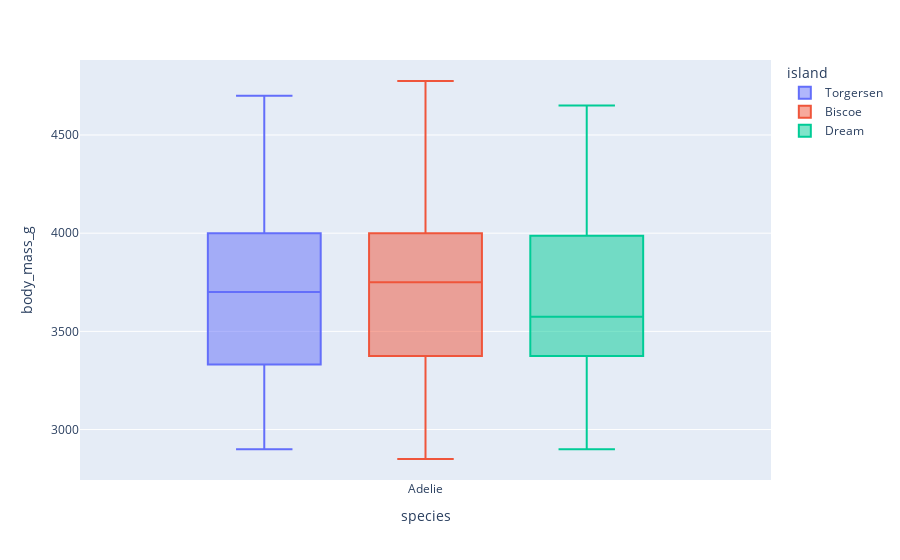

The cell this chart's notebook holds for it:
### Code cell
fig = px.box(df[df['species']=='Adelie'], x='species',y='body_mass_g', color='island')
fig.show()

### Figure 1 — Plotly figure (JSON) as saved in the notebook; plotly's stock layout.template omitted (floating-point values rounded to 4 significant figures)
{"data": [{"alignmentgroup": "True", "hovertemplate": "island=Torgersen<br>species=%{x}<br>body_mass_g=%{y}<extra></extra>", "legendgroup": "Torgersen", "marker": {"color": "#636efa"}, "name": "Torgersen", "notched": false, "offsetgroup": "Torgersen", "orientation": "v", "showlegend": true, "type": "box", "x": ["Adelie", "Adelie", "Adelie", "Adelie", "Adelie", "Adelie", "Adelie", "Adelie", "Adelie", "Adelie", "Adelie", "Adelie", "Adelie", "Adelie", "Adelie", "Adelie", "Adelie", "Adelie", "Adelie", "Adelie", "Adelie", "Adelie", "Adelie", "Adelie", "Adelie", "Adelie", "Adelie", "Adelie", "Adelie", "Adelie", "Adelie", "Adelie", "Adelie", "Adelie", "Adelie", "Adelie", "Adelie", "Adelie", "Adelie", "Adelie", "Adelie", "Adelie", "Adelie", "Adelie", "Adelie", "Adelie", "Adelie", "Adelie", "Adelie", "Adelie", "Adelie"], "x0": " ", "xaxis": "x", "y": [3750, 3800, 3250, 3450, 3650, 3625, 4675, 3475, 4250, 3300, 3700, 3200, 3800, 4400, 3700, 3450, 4500, 3325, 4200, 3050, 4450, 3600, 3900, 3550, 4150, 3700, 4250, 3700, 3900, 3550, 4000, 3200, 4700, 3800, 4200, 2900, 3775, 3350, 3325, 3150, 3500, 3450, 3875, 3050, 4000, 3275, 4300, 3050, 4000, 3325, 3500], "y0": " ", "yaxis": "y"}, {"alignmentgroup": "True", "hovertemplate": "island=Biscoe<br>species=%{x}<br>body_mass_g=%{y}<extra></extra>", "legendgroup": "Biscoe", "marker": {"color": "#EF553B"}, "name": "Biscoe", "notched": false, "offsetgroup": "Biscoe", "orientation": "v", "showlegend": true, "type": "box", "x": ["Adelie", "Adelie", "Adelie", "Adelie", "Adelie", "Adelie", "Adelie", "Adelie", "Adelie", "Adelie", "Adelie", "Adelie", "Adelie", "Adelie", "Adelie", "Adelie", "Adelie", "Adelie", "Adelie", "Adelie", "Adelie", "Adelie", "Adelie", "Adelie", "Adelie", "Adelie", "Adelie", "Adelie", "Adelie", "Adelie", "Adelie", "Adelie", "Adelie", "Adelie", "Adelie", "Adelie", "Adelie", "Adelie", "Adelie", "Adelie", "Adelie", "Adelie", "Adelie", "Adelie"], "x0": " ", "xaxis": "x", "y": [3400, 3600, 3800, 3950, 3800, 3800, 3550, 3200, 3150, 3950, 3500, 4300, 3450, 4050, 2900, 3700, 3550, 3800, 2850, 3750, 3150, 4400, 3600, 4050, 2850, 3950, 3350, 4100, 3725, 4725, 3075, 4250, 2925, 3550, 3750, 3900, 3175, 4775, 3825, 4600, 3200, 4275, 3900, 4075], "y0": " ", "yaxis": "y"}, {"alignmentgroup": "True", "hovertemplate": "island=Dream<br>species=%{x}<br>body_mass_g=%{y}<extra></extra>", "legendgroup": "Dream", "marker": {"color": "#00cc96"}, "name": "Dream", "notched": false, "offsetgroup": "Dream", "orientation": "v", "showlegend": true, "type": "box", "x": ["Adelie", "Adelie", "Adelie", "Adelie", "Adelie", "Adelie", "Adelie", "Adelie", "Adelie", "Adelie", "Adelie", "Adelie", "Adelie", "Adelie", "Adelie", "Adelie", "Adelie", "Adelie", "Adelie", "Adelie", "Adelie", "Adelie", "Adelie", "Adelie", "Adelie", "Adelie", "Adelie", "Adelie", "Adelie", "Adelie", "Adelie", "Adelie", "Adelie", "Adelie", "Adelie", "Adelie", "Adelie", "Adelie", "Adelie", "Adelie", "Adelie", "Adelie", "Adelie", "Adelie", "Adelie", "Adelie", "Adelie", "Adelie", "Adelie", "Adelie", "Adelie", "Adelie", "Adelie", "Adelie", "Adelie", "Adelie"], "x0": " ", "xaxis": "x", "y": [3250, 3900, 3300, 3900, 3325, 4150, 3950, 3550, 3300, 4650, 3150, 3900, 3100, 4400, 3000, 4600, 3425, 2975, 3450, 4150, 3350, 3550, 3800, 3500, 3950, 3600, 3550, 4300, 3400, 4450, 3300, 4300, 3700, 4350, 2900, 4100, 3500, 4475, 3425, 3900, 3175, 3975, 3400, 4250, 3400, 3475, 3050, 3725, 3000, 3650, 4250, 3475, 3450, 3750, 3700, 4000], "y0": " ", "yaxis": "y"}], "layout": {"boxmode": "group", "legend": {"title": {"text": "island"}, "tracegroupgap": 0}, "margin": {"t": 60}, "xaxis": {"anchor": "y", "domain": [0, 1], "title": {"text": "species"}}, "yaxis": {"anchor": "x", "domain": [0, 1], "title": {"text": "body_mass_g"}}}}
